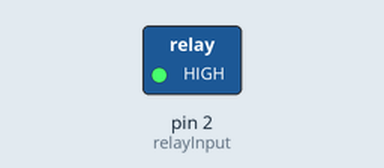
Recording of a sketch running on a simulated Arduino Uno, built with avr-gcc and run on an emulated ATmega328P. On the bench: switched loads named in the sketch (green lamp = pin HIGH). Dashed ring = blinking.

Above: at 0.5 s.
Timing chart, 0 to 4.6 s (numbered marks = the images above):
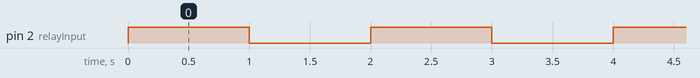

Measured:
- by itself, pin 2 (relayInput): alternates HIGH for 1.0 s and LOW for 1.0 s

The sketch:

relay.ino
```cpp
int relayInput = 2; // the input to the relay pin

void setup() {

	pinMode(relayInput, OUTPUT); // initialize pin as OUTPUT

}

void loop() {

	digitalWrite(relayInput, HIGH); // turn relay on

	delay(1000);

	digitalWrite(relayInput, LOW); // turn relay off

	delay(1000);

}
```
